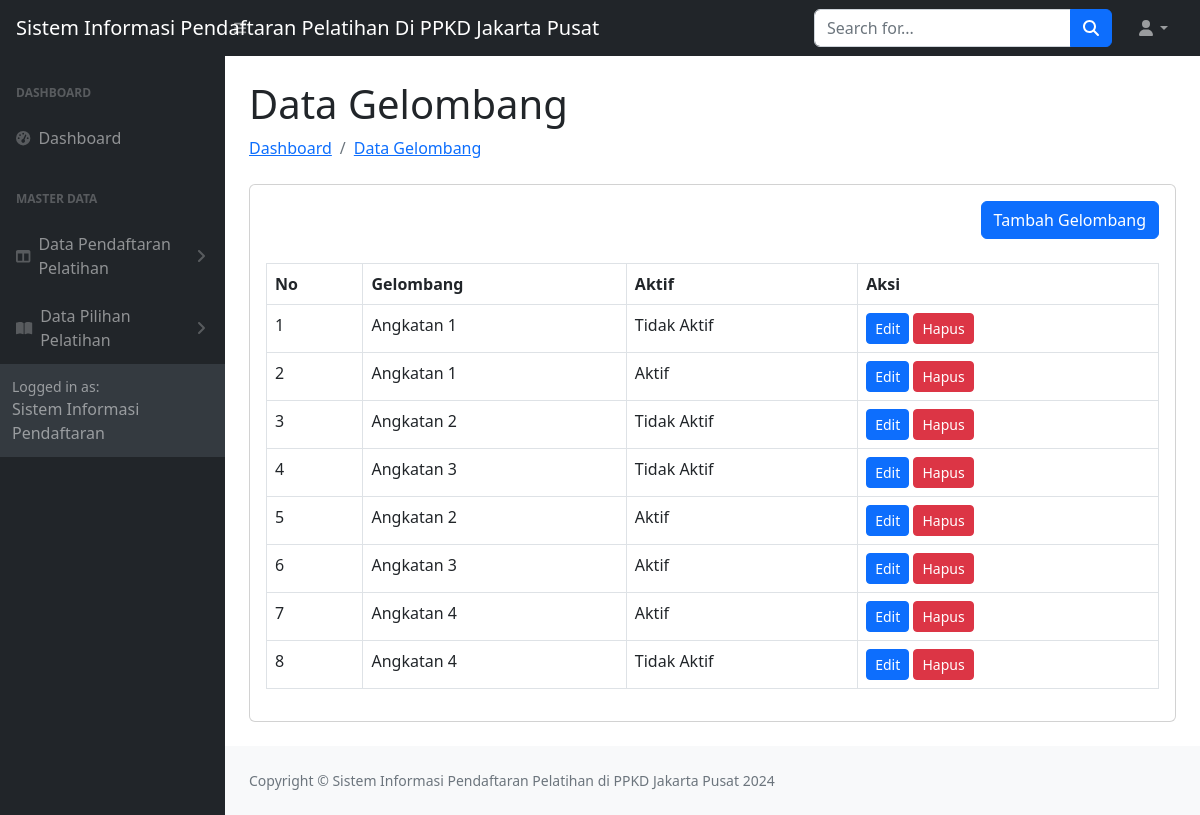
The app's page /gelombang.php with its own data.
### tables this page shows
CREATE TABLE `gelombang` (
  `id` int(30) NOT NULL,
  `nama_gelombang` varchar(100) NOT NULL,
  `aktif` tinyint(30) NOT NULL,
  `created_at` timestamp NOT NULL DEFAULT current_timestamp(),
  `updated_at` timestamp NOT NULL DEFAULT current_timestamp() ON UPDATE current_timestamp()
);

### gelombang.php (the view, shortened to what this page needs)
<?php
include 'config/config.php';
$queryGelombang = mysqli_query($koneksi, "SELECT * FROM gelombang ORDER BY id DESC");
function customStatus($status)
{
    if ($status == 1) {
        $pesan = "Aktif";
    } else {
        $pesan = "Tidak Aktif";
    }
    return $pesan;
}
?>
<!DOCTYPE html>
<html lang="en">
<head>
    <link href="assets/tema/css/styles.css" rel="stylesheet" />
</head>
<body>
    <?php include 'inc/navbar.php'; ?>
    <div id="layoutSidenav">
        <div id="layoutSidenav_nav">
            <nav class="sb-sidenav accordion sb-sidenav-dark" id="sidenavAccordion">
                <div class="sb-sidenav-menu">
                    <div class="nav">
                        <div class="sb-sidenav-menu-heading">Dashboard</div>
                        <a class="nav-link" href="dashboard.php">
                            <div class="sb-nav-link-icon"><i class="fas fa-tachometer-alt"></i></div>
                            Dashboard
                        </a>
                        <div class="sb-sidenav-menu-heading">Master Data</div>
                        <a class="nav-link collapsed" href="#" data-bs-toggle="collapse" data-bs-target="#collapseLayouts" aria-expanded="false" aria-controls="collapseLayouts">
                            <div class="sb-nav-link-icon"><i class="fas fa-columns"></i></div>
                            Data Pendaftaran Pelatihan
                            <div class="sb-sidenav-collapse-arrow"><i class="fas fa-angle-down"></i></div>
                        </a>
                        <a class="nav-link collapsed" href="#" data-bs-toggle="collapse" data-bs-target="#collapseDataPilihanPelatihan" aria-expanded="false" aria-controls="collapseDataPilihanPelatihan">
                            <div class="sb-nav-link-icon"><i class="fas fa-book-open"></i></div>
                            Data Pilihan Pelatihan
                            <div class="sb-sidenav-collapse-arrow"><i class="fas fa-angle-down"></i></div>
                        </a>
                    </div>
                    <div class="sb-sidenav-footer">
                        <div class="small">Logged in as:</div>
                        Sistem Informasi Pendaftaran
                    </div>
            </nav>
        </div>
        <div id="layoutSidenav_content">
            <main>
                <div class="container-fluid px-4">
                    <h1 class="mt-4">Data Gelombang</h1>
                    <ol class="breadcrumb mb-4">
                        <li class="breadcrumb-item"><a href="dashboard.php">Dashboard</a></li>
                        <li class="breadcrumb-item"><a href="gelombang.php">Data Gelombang</a></li>
                    </ol>
                    <div class="card mb-4">
                        <div class="card-body">
                            <div align="right">
                                <a href="tambah-gelombang.php" class="btn btn-primary mb-4">Tambah Gelombang</a>
                            </div>
                            <div class=" table - responsive">
                                <table class="table table-bordered" id=" datatables">
                                    <thead>
                                        <tr>
                                            <th>No</th>
                                            <th>Gelombang</th>
                                            <th>Aktif</th>
                                            <th>Aksi</th>
                                        </tr>
                                    </thead>
                                    <tbody>
                                        <?php $no = 1;
                                        while ($dataGelombang = mysqli_fetch_assoc($queryGelombang)) { ?>
                                            <tr>
                                                <td><?php echo $no++ ?></td>
                                                <td><?php echo $dataGelombang['nama_gelombang'] ?></td>
                                                <td><?php echo customStatus($dataGelombang['aktif']) ?></td>
                                                <td>
                                                    <a href="tambah-gelombang.php?edit=<?php echo $dataGelombang['id'] ?>" class="btn btn-primary btn-sm">Edit</a>
                                                    <a onclick="return confirm('Apakah Anda yakin akan menghapus data ini?')" href="tambah-gelombang.php?delete=<?php echo $dataGelombang['id'] ?>" class="btn btn-danger btn-sm">Hapus</a>
                                                </td>
                                            </tr>
                                        <?php } ?>
                                    </tbody>
                                </table>
                            </div>
                        </div>
                    </div>
                </div>
            </main>
            <?php include 'inc/footer.php'; ?>
        </div>
    </div>
</body>
</html>

### inc/navbar.php (shortened to what this page needs)
<nav class="sb-topnav navbar navbar-expand navbar-dark bg-dark">
    <a class="navbar-brand ps-3" href="index.html">Sistem Informasi Pendaftaran Pelatihan Di PPKD Jakarta Pusat</a>
    <button class="btn btn-link btn-sm order-1 order-lg-0 me-4 me-lg-0" id="sidebarToggle" href="#!"><i class="fas fa-bars"></i></button>
    <form class="d-none d-md-inline-block form-inline ms-auto me-0 me-md-3 my-2 my-md-0">
        <div class="input-group">
            <input class="form-control" type="text" placeholder="Search for..." aria-label="Search for..." aria-describedby="btnNavbarSearch" />
            <button class="btn btn-primary" id="btnNavbarSearch" type="button"><i class="fas fa-search"></i></button>
        </div>
    </form>
    <ul class="navbar-nav ms-auto ms-md-0 me-3 me-lg-4">
        <li class="nav-item dropdown">
            <a class="nav-link dropdown-toggle" id="navbarDropdown" href="#" role="button" data-bs-toggle="dropdown" aria-expanded="false"><i class="fas fa-user fa-fw"></i></a>
        </li>
    </ul>
</nav>

### inc/footer.php
<footer class="py-4 bg-light mt-auto">
    <div class="container-fluid px-4">
        <div class="d-flex align-items-center justify-content-between small">
            <div class="text-muted">Copyright &copy; Sistem Informasi Pendaftaran Pelatihan di PPKD Jakarta Pusat 2024
            </div>
        </div>
    </div>
</footer>

### records on screen
gelombang: nama_gelombang "Angkatan 1", aktif "Tidak Aktif"
gelombang: nama_gelombang "Angkatan 1", aktif "Aktif"
gelombang: nama_gelombang "Angkatan 2", aktif "Tidak Aktif"
gelombang: nama_gelombang "Angkatan 3", aktif "Tidak Aktif"
gelombang: nama_gelombang "Angkatan 2", aktif "Aktif"
gelombang: nama_gelombang "Angkatan 3", aktif "Aktif"
gelombang: nama_gelombang "Angkatan 4", aktif "Aktif"
gelombang: nama_gelombang "Angkatan 4", aktif "Tidak Aktif"
